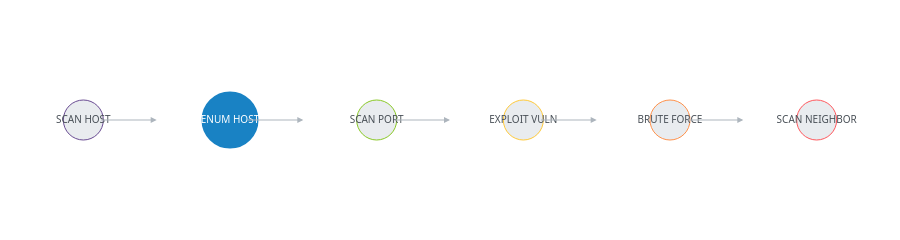

Notebook code for this chart:
### Code cell
phase = primary_log.attacker_cursor(cursor).get('phase')
print('current phase:', phase)
build_phase_tracker(phase).show()

### Figure 1 — Plotly figure (JSON) as saved in the notebook; plotly's stock layout.template omitted (floating-point values rounded to 4 significant figures)
{"data": [{"hoverinfo": "text", "hovertext": "SCAN_HOST", "marker": {"color": "#e9ecef", "line": {"color": "#6a4c93", "width": 1}, "size": 40}, "mode": "markers+text", "showlegend": false, "text": ["SCAN\nHOST"], "textfont": {"color": "#495057", "family": "system-ui", "size": 10}, "textposition": "middle center", "type": "scatter", "x": [0], "y": [0]}, {"hoverinfo": "text", "hovertext": "ENUM_HOST", "marker": {"color": "#1982c4", "line": {"color": "#1982c4", "width": 3}, "size": 54}, "mode": "markers+text", "showlegend": false, "text": ["ENUM\nHOST"], "textfont": {"color": "white", "family": "system-ui", "size": 10}, "textposition": "middle center", "type": "scatter", "x": [1], "y": [0]}, {"hoverinfo": "text", "hovertext": "SCAN_PORT", "marker": {"color": "#e9ecef", "line": {"color": "#8ac926", "width": 1}, "size": 40}, "mode": "markers+text", "showlegend": false, "text": ["SCAN\nPORT"], "textfont": {"color": "#495057", "family": "system-ui", "size": 10}, "textposition": "middle center", "type": "scatter", "x": [2], "y": [0]}, {"hoverinfo": "text", "hovertext": "EXPLOIT_VULN", "marker": {"color": "#e9ecef", "line": {"color": "#ffca3a", "width": 1}, "size": 40}, "mode": "markers+text", "showlegend": false, "text": ["EXPLOIT\nVULN"], "textfont": {"color": "#495057", "family": "system-ui", "size": 10}, "textposition": "middle center", "type": "scatter", "x": [3], "y": [0]}, {"hoverinfo": "text", "hovertext": "BRUTE_FORCE", "marker": {"color": "#e9ecef", "line": {"color": "#ff924c", "width": 1}, "size": 40}, "mode": "markers+text", "showlegend": false, "text": ["BRUTE\nFORCE"], "textfont": {"color": "#495057", "family": "system-ui", "size": 10}, "textposition": "middle center", "type": "scatter", "x": [4], "y": [0]}, {"hoverinfo": "text", "hovertext": "SCAN_NEIGHBOR", "marker": {"color": "#e9ecef", "line": {"color": "#ff595e", "width": 1}, "size": 40}, "mode": "markers+text", "showlegend": false, "text": ["SCAN\nNEIGHBOR"], "textfont": {"color": "#495057", "family": "system-ui", "size": 10}, "textposition": "middle center", "type": "scatter", "x": [5], "y": [0]}], "layout": {"annotations": [{"arrowcolor": "#adb5bd", "arrowhead": 2, "arrowsize": 1.2, "ax": 0.1, "axref": "x", "ay": 0, "ayref": "y", "showarrow": true, "x": 0.5, "xref": "x", "y": 0, "yref": "y"}, {"arrowcolor": "#adb5bd", "arrowhead": 2, "arrowsize": 1.2, "ax": 1.1, "axref": "x", "ay": 0, "ayref": "y", "showarrow": true, "x": 1.5, "xref": "x", "y": 0, "yref": "y"}, {"arrowcolor": "#adb5bd", "arrowhead": 2, "arrowsize": 1.2, "ax": 2.1, "axref": "x", "ay": 0, "ayref": "y", "showarrow": true, "x": 2.5, "xref": "x", "y": 0, "yref": "y"}, {"arrowcolor": "#adb5bd", "arrowhead": 2, "arrowsize": 1.2, "ax": 3.1, "axref": "x", "ay": 0, "ayref": "y", "showarrow": true, "x": 3.5, "xref": "x", "y": 0, "yref": "y"}, {"arrowcolor": "#adb5bd", "arrowhead": 2, "arrowsize": 1.2, "ax": 4.1, "axref": "x", "ay": 0, "ayref": "y", "showarrow": true, "x": 4.5, "xref": "x", "y": 0, "yref": "y"}], "height": 120, "margin": {"b": 10, "l": 10, "r": 10, "t": 10}, "plot_bgcolor": "white", "xaxis": {"range": [-0.5, 5.5], "visible": false}, "yaxis": {"range": [-0.6, 0.6], "visible": false}}}
